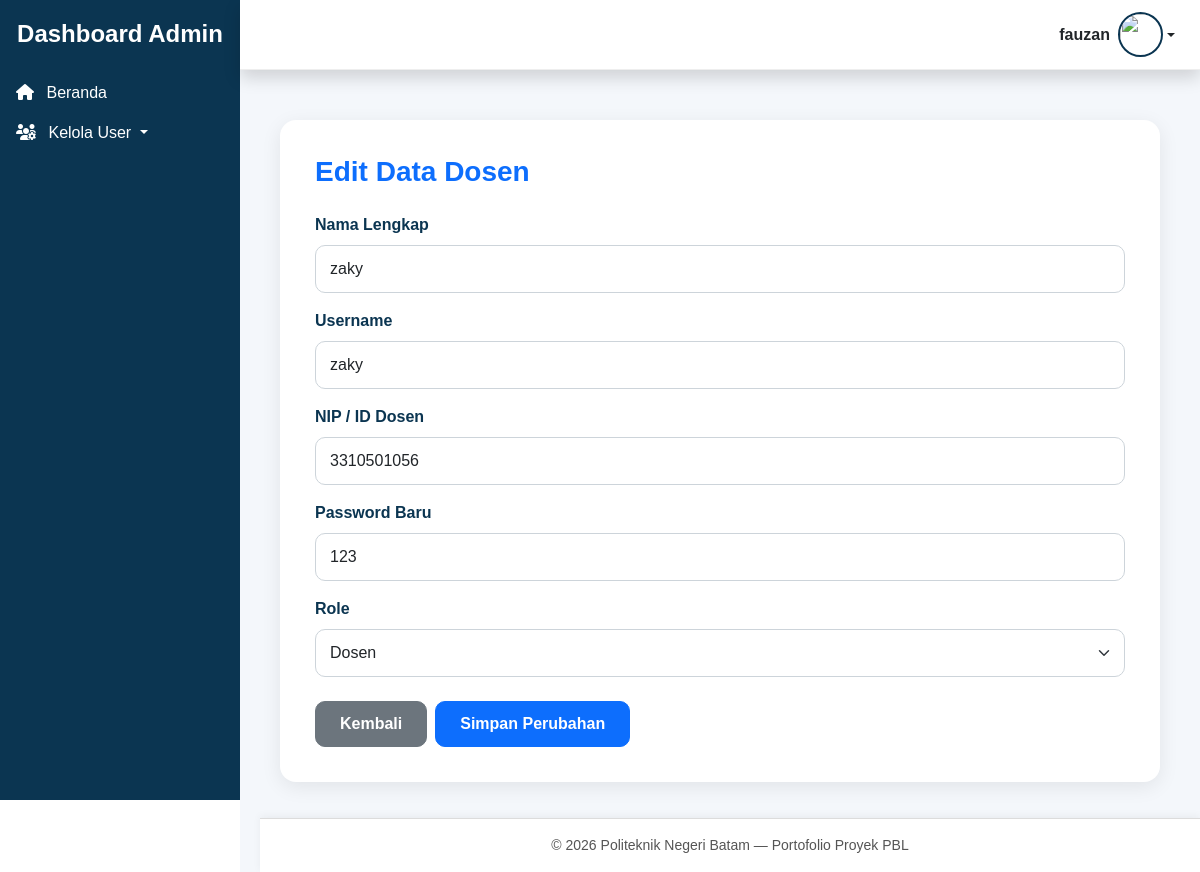
The page /admin/edit_dosen.php?id=25 (signed in) on the database its author committed.
### tables this page shows
CREATE TABLE `users` (
  `id_user` int NOT NULL,
  `nama` varchar(100) DEFAULT NULL,
  `username` varchar(100) DEFAULT NULL,
  `password` varchar(255) DEFAULT NULL,
  `nim` varchar(20) NOT NULL,
  `jurusan` enum('teknik elektro','teknik informatika','teknik mesin','manajemen bisnis') NOT NULL,
  `profil` varchar(255) DEFAULT NULL,
  `role` enum('mahasiswa','dosen','admin') NOT NULL
);

### admin/edit_dosen.php (the view, shortened to what this page needs)
<?php
include "../template_admin/header.php";
include "../template_admin/sidebar.php";
include "../template_admin/topbar.php";
if (isset($_GET['id'])) {
    $id_user = $_GET['id'];
    $query = mysqli_query($koneksi, "SELECT * FROM users WHERE id_user='$id_user'");
    $data = mysqli_fetch_assoc($query);
}
?>
<div class="main-content">
    <div class="form-card">
        <h3 class="fw-bold mb-4 text-primary">Edit Data Dosen</h3>
        <form action="proses_edit_dosen.php" method="POST">
            <div class="mb-3">
                <label class="form-label">Nama Lengkap</label>
                <input type="text" name="nama" class="form-control" required
                       value="<?= $data['nama'] ?>">
            </div>
            <div class="mb-3">
                <label class="form-label">Username</label>
                <input type="text" name="username" class="form-control" required
                       value="<?= $data['username'] ?>">
            </div>
            <div class="mb-3">
                <label class="form-label">NIP / ID Dosen</label>
                <input type="text" name="nim" class="form-control"
                       value="<?= $data['nim'] ?>">
            </div>
            <div class="mb-3">
                <label class="form-label">Password Baru</label>
                <input type="text" name="password" class="form-control"
                       value="<?= $data['password'] ?>">
            </div>
            <div class="mb-4">
                <label class="form-label">Role</label>
                <select name="role" class="form-select">
                    <option value="dosen" <?= ($data['role']=="dosen"?"selected":"") ?>>Dosen</option>
                </select>
            </div>
            <div class="d-flex gap-2">
                <a href="kelola_dosen.php" class="btn btn-secondary btn-custom">
                    Kembali
                </a>
                <button type="submit" class="btn btn-primary btn-custom">
                    Simpan Perubahan
                </button>
            </div>
        </form>
    </div>
</div>
<?php include "../template_admin/footer.php"; ?>

### template_admin/header.php (style rules this page uses)
body { font-family: 'Poppins', sans-serif; background: white; margin: 0; }
.main-content { margin-left: 260px; padding: 100px 25px 100px; min-height: 100vh; }

### admin/edit_dosen.php (style rules this page uses)
.main-content { margin-left: 240px; padding: 120px 40px 90px; background: #f4f7fb; min-height: 100vh; }
.form-card { background: #ffffff; padding: 35px; border-radius: 16px; box-shadow: 0 5px 20px rgba(0,0,0,0.08); width: 100%; }
.form-label { font-weight: 600; color: #0b3551; }
.form-control, .form-select { border-radius: 10px; padding: 11px 14px; border: 1px solid #cdd4da; }
.btn-custom { padding: 10px 24px; border-radius: 10px; font-weight: 600; }

### rows shown on the page
users: nama "zaky", username "zaky", nim "3310501056", password "123", role "Dosen"

### other values the page prints
$nama "fauzan"
